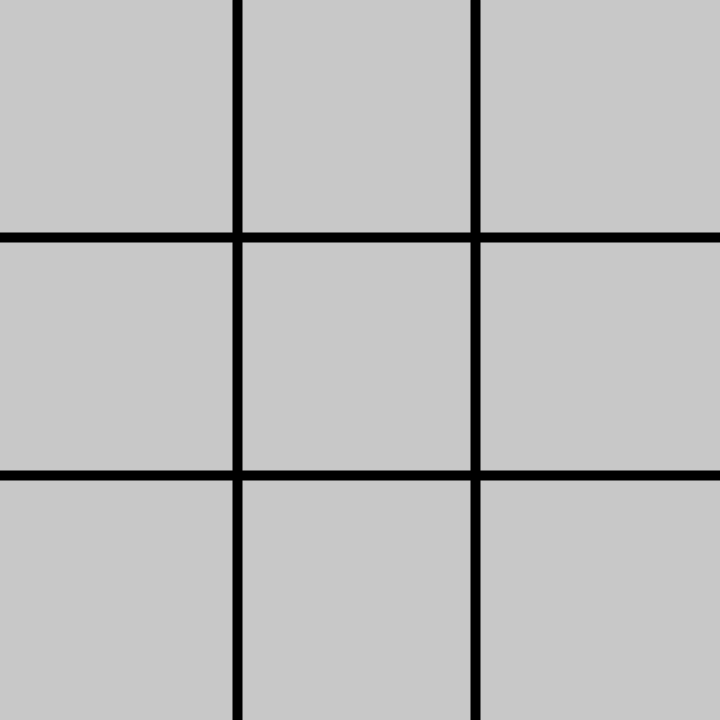
Frame 1 (no input)
Frame 60 (the mouse pressed at the canvas centre just before this capture): identical to frame 1, image omitted
Frame 120 (the mouse held since frame 60 and released just before this capture): identical to frame 1, image omitted

The Processing sketch that drew this single still picture (run headless with seeded random() and noise(); from frame 60 on, the mouse is pressed at the canvas centre):

// Processing sketch: h13_opd_tic_tac_toe
// ── h13_opd_tic_tac_toe.pde
int xSquare, ySquare, rectSize, turn;
int[] squares = new int[9];
boolean gewonnen = false;


void setup()
{
  size(720, 720);
  rectSize = width/3;     
  strokeWeight(10);
  for(int i = 0; i < squares.length; i++)
  {
    squares[i] = -1;
  }
}

void draw()
{
  xSquare = mouseX/rectSize;
  ySquare = mouseY/rectSize;
  //println(xSquare,ySquare, turn);
  println(squares);
 background(200);
  //horizontal lines
  line(0, height * 0.33, width, height * 0.33);
  line(0, height * 0.66, width, height * 0.66);
 
  
  //vertical lines
  line(width * 0.33, 0, width * 0.33, height); 
  line(width * 0.66, 0, width * 0.66, height);
  ellipseMode(CORNER);
  
  for(int i = 0; i < squares.length; i++)
  {
    if(squares[i] == 0){
      ellipse((i%3)*rectSize, (i/3)*rectSize, rectSize, rectSize);
    }
    if(squares[i] == 1){
      xMark(i%3,i/3);
    }
  }

}
// [0,0,0,1,1,1,-1,-1,-1]
void checkHorizontaalDrieOpeenRij(){
//drie op een rij op het eerte horizontale rij
if(gewonnen){
  if( gewonnen == false && squares[0] == 1)
  if(gewonnen == false && squares[1] == 1)
  if( gewonnen == false && squares[2] == 1)
  println("X heeft gewonnen");
  
}
  


}

void mouseReleased()
{

  if(squares[xSquare+ySquare*3] == -1) {
     squares[xSquare+ySquare*3] = turn;
  turn++;
  turn = turn % 2 ;
    
  }
  
  
}

void xMark(float x, float y)
{
  line( rectSize*x,rectSize*y,rectSize*(x+1),rectSize*(y+1) );
  line( rectSize*(x+1),rectSize*y,rectSize*x,rectSize*(y+1) );
  
  
}
 
 
